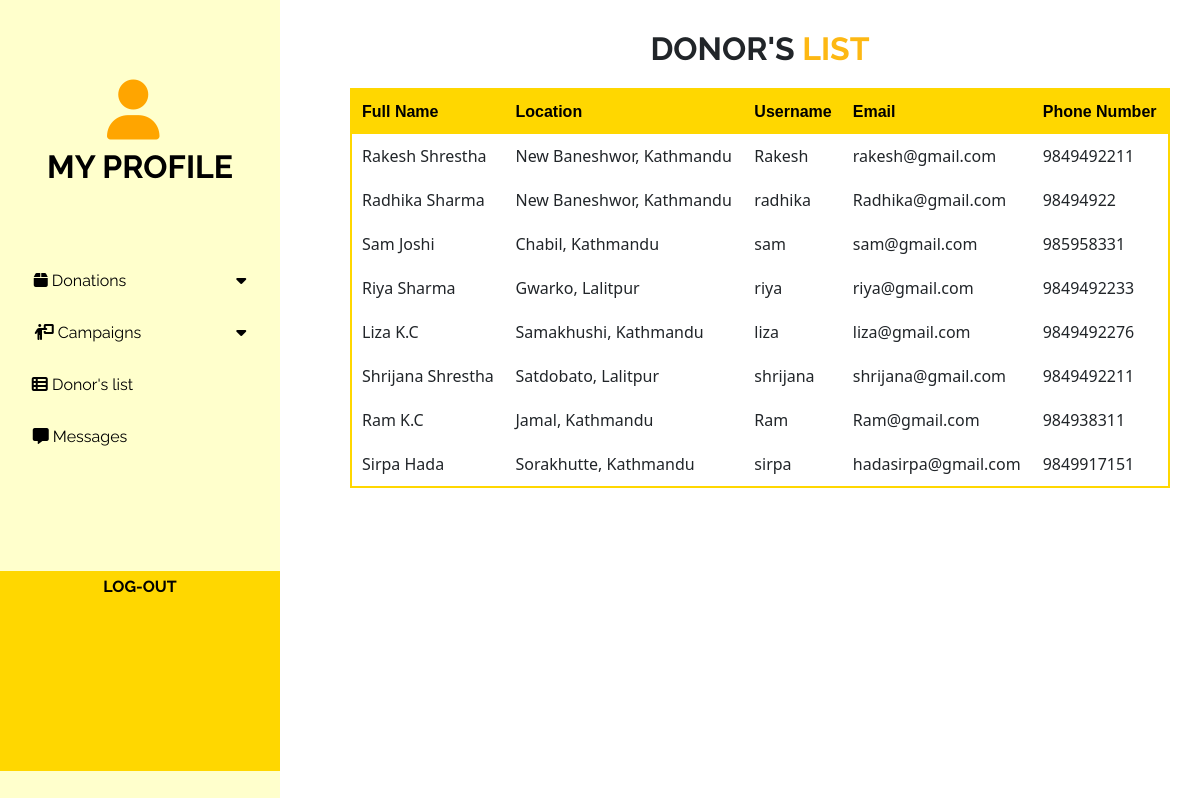
The app's page /1ex/donors-list.php with its own data.
### tables this page shows
CREATE TABLE `donor_table` (
  `id` int(11) NOT NULL,
  `donor_id` varchar(255) NOT NULL,
  `donor_password` varchar(255) NOT NULL,
  `fullname` varchar(255) NOT NULL,
  `location` varchar(255) NOT NULL,
  `email` varchar(255) NOT NULL,
  `phone_number` varchar(255) NOT NULL,
  `profile_picture` varchar(255) DEFAULT NULL
);

### 1ex/donors-list.php (the view, shortened to what this page needs)
<!DOCTYPE html>
<html>
<head>
</head>
<body>
    <div class="sidebar">
        <?php include("admin-dashboard.php"); ?>
    </div>
    <div class="content">
        <center><h2>DONOR'S<span style="color: #FDB813;"> LIST</span></h2></center>
        <?php
        $servername = "localhost";
        $username = "root";
        $password = "";
        $dbname = "donor";
        $conn = new mysqli($servername, $username, $password, $dbname);
        $selectQuery = "SELECT * FROM donor_table";
        $result = $conn->query($selectQuery);
        if ($result->num_rows > 0) {
            echo '<table>';
            echo '<tr><th>Full Name</th><th>Location</th><th>Username</th><th>Email</th><th>Phone Number</th></tr>';
            while ($row = $result->fetch_assoc()) {
                echo '<tr>';
                echo '<td>' . $row["fullname"] . '</td>';
                echo '<td>' . $row["location"] . '</td>';
                echo '<td>' . $row["donor_id"] . '</td>';
                echo '<td>' . $row["email"] . '</td>';
                echo '<td>' . $row["phone_number"] . '</td>';
                echo '</tr>';
            }
            echo '</table>';
        } else {
            echo 'No data found.';
        }
        ?>
    </div>
</body>
</html>

### 1ex/donors-list.php (style rules this page uses)
body { display: flex; }
.content { width: 100%; padding: 20px; padding-left:200px!important; }
table { border-collapse: collapse; width: 100%; margin-top: 20px; margin-bottom: 20px; border: 2px solid gold; }
th, td { padding: 10px; text-align: left; border-bottom: 1px solid #ddd; }
th { background-color: gold; color: black; font-family:sans-serif; }
h2 { font-family: Raleway, sans-serif; font-weight:bold!important; }

### 1ex/admin-dashboard.php (style rules this page uses)
body { margin: 0; padding: 0; }
.sidebar { position: fixed; font-family: Raleway, sans-serif; top: 0; left: 0; width: 280px; height: 100vh; color: black; padding-top: 80px; background-color: #ffffcc; overflow-y: auto; display: flex; flex-direction: column; align-items: center; scrollbar-width: thin; scrollbar-color: gold transparent; }
.content { margin-left: 150px!important; padding: 30px; }

### records on screen
donor_table: fullname "Rakesh Shrestha", location "New Baneshwor, Kathmandu", donor "Rakesh", email "rakesh@gmail.com", phone_number "9849492211"
donor_table: fullname "Radhika Sharma", location "New Baneshwor, Kathmandu", donor "radhika", email "Radhika@gmail.com", phone_number "98494922"
donor_table: fullname "Sam Joshi", location "Chabil, Kathmandu", donor "sam", email "sam@gmail.com", phone_number "985958331"
donor_table: fullname "Riya Sharma", location "Gwarko, Lalitpur", donor "riya", email "riya@gmail.com", phone_number "9849492233"
donor_table: fullname "Liza K.C", location "Samakhushi, Kathmandu", donor "liza", email "liza@gmail.com", phone_number "9849492276"
donor_table: fullname "Shrijana Shrestha", location "Satdobato, Lalitpur", donor "shrijana", email "shrijana@gmail.com", phone_number "9849492211"
donor_table: fullname "Ram K.C", location "Jamal, Kathmandu", donor "Ram", email "Ram@gmail.com", phone_number "984938311"
donor_table: fullname "Sirpa Hada", location "Sorakhutte, Kathmandu", donor "sirpa", email "hadasirpa@gmail.com", phone_number "9849917151"
